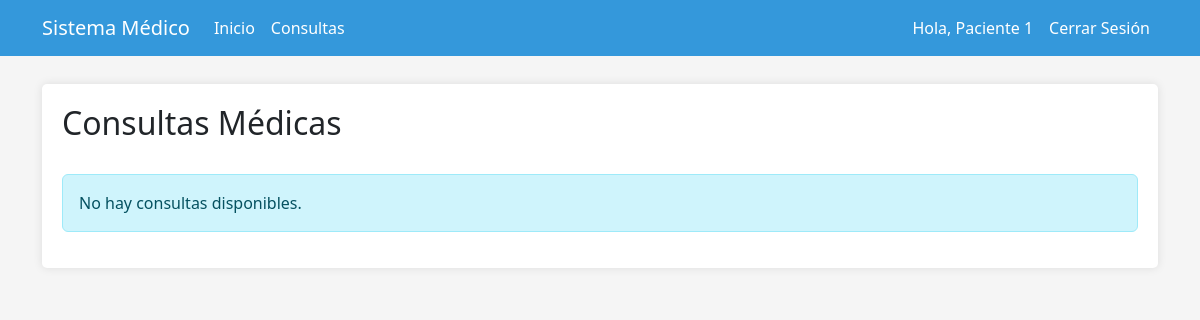
Before: /consultas/ (signed in) with the older database file.
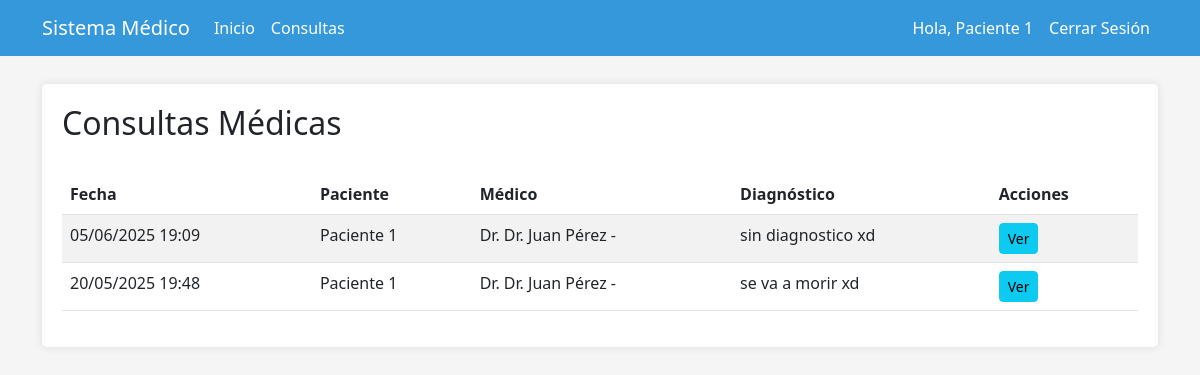
After: the same page with the newer database file.
### medical/models.py (models this page shows, shortened)
class Usuario(AbstractUser):
    ROLES = (
        ('paciente', 'Paciente'),
        ('medico', 'Médico'),
        ('administrador', 'Administrador'),
    )
    username = models.CharField(max_length=150, blank=True, null=True)
    first_name = None
    last_name = None
    nombre = models.CharField(max_length=255)
    email = models.EmailField(unique=True)
    fecha_nacimiento = models.DateField(null=True, blank=True)  # Hacemos este campo opcional
    telefono = models.CharField(max_length=15, blank=True, null=True)
    rol = models.CharField(max_length=15, choices=ROLES, default='administrador')  # Valor por defecto
    objects = UsuarioManager()
    USERNAME_FIELD = 'email'
    REQUIRED_FIELDS = ['nombre']  # Eliminamos 'rol' de los campos requeridos

class Consulta(models.Model):
    paciente = models.ForeignKey(Paciente, on_delete=models.CASCADE, related_name='consultas')
    medico = models.ForeignKey(Medico, on_delete=models.CASCADE, related_name='consultas')
    fecha = models.DateTimeField(default=timezone.now)
    duracion = models.IntegerField(help_text="Duración en minutos", null=True, blank=True)
    sintomas = models.TextField(blank=True, null=True)
    observaciones = models.TextField(blank=True, null=True)
    diagnostico = models.TextField(blank=True, null=True)

class Paciente(models.Model):
    usuario = models.OneToOneField(Usuario, on_delete=models.CASCADE, related_name='perfil_paciente')
    alergias = models.TextField(blank=True, null=True)
    enfermedades_previas = models.TextField(blank=True, null=True)
    tratamientos_actuales = models.TextField(blank=True, null=True)
    condiciones_heredadas = models.TextField(blank=True, null=True)
    contacto_emergencia = models.CharField(max_length=255, blank=True, null=True)
    medico_asignado = models.ForeignKey(Medico, on_delete=models.SET_NULL, null=True, blank=True, related_name='pacientes')
    ultima_consulta = models.DateTimeField(blank=True, null=True)
    seguimiento = models.TextField(blank=True, null=True)
    def __str__(self):
        return f"{self.usuario.nombre}"

class Medico(models.Model):
    usuario = models.OneToOneField(Usuario, on_delete=models.CASCADE, related_name='perfil_medico')
    especialidad = models.CharField(max_length=255)
    numero_licencia = models.CharField(max_length=50, unique=True)
    def __str__(self):
        return f"Dr. {self.usuario.nombre} - {self.especialidad}"

### medical/views.py (the view)
# urls.py: path('consultas/', views.consulta_list, name='consulta_list'),
@login_required
def consulta_list(request):
    if request.user.rol == 'medico':
        try:
            medico = Medico.objects.get(usuario=request.user)
            consultas = Consulta.objects.filter(medico=medico).order_by('-fecha')
        except Medico.DoesNotExist:
            consultas = []
    elif request.user.rol == 'paciente':
        try:
            paciente = Paciente.objects.get(usuario=request.user)
            consultas = Consulta.objects.filter(paciente=paciente).order_by('-fecha')
        except Paciente.DoesNotExist:
            consultas = []
    elif request.user.rol == 'administrador' or request.user.is_staff:
        consultas = Consulta.objects.all().order_by('-fecha')
    else:
        consultas = []
    return render(request, 'medical/consulta_list.html', {'consultas': consultas})

### medical/templates/medical/consulta_list.html (shortened to what this page needs)
{% extends 'medical/base.html' %}
{% block content %}
    <div class="d-flex justify-content-between align-items-center mb-4">
        <h2>Consultas Médicas</h2>
    </div>
    {% if consultas %}
        <div class="table-responsive">
            <table class="table table-striped table-hover">
                <thead>
                    <tr>
                        <th>Fecha</th>
                        <th>Paciente</th>
                        <th>Médico</th>
                        <th>Diagnóstico</th>
                        <th>Acciones</th>
                    </tr>
                </thead>
                <tbody>
                    {% for consulta in consultas %}
                        <tr>
                            <td>{{ consulta.fecha|date:"d/m/Y H:i" }}</td>
                            <td>{{ consulta.paciente }}</td>
                            <td>{{ consulta.medico }}</td>
                            <td>{{ consulta.diagnostico|truncatechars:50 }}</td>
                            <td>
                                <a href="{% url 'consulta_detail' pk=consulta.pk %}" class="btn btn-sm btn-info">Ver</a>
                            </td>
                        </tr>
                    {% endfor %}
                </tbody>
            </table>
        </div>
    {% else %}
        <div class="alert alert-info">No hay consultas disponibles.</div>
    {% endif %}
{% endblock %}

### medical/templates/medical/base.html (shortened to what this page needs)
<!DOCTYPE html>
<html lang="es">
<head>
    <link href="https://cdn.jsdelivr.net/npm/bootstrap@5.3.0/dist/css/bootstrap.min.css" rel="stylesheet">
</head>
<body>
    <nav class="navbar navbar-expand-lg navbar-dark fixed-top">
        <div class="container">
            <a class="navbar-brand" href="{% url 'index' %}">Sistema Médico</a>
            <div class="collapse navbar-collapse" id="navbarNav">
                <ul class="navbar-nav">
                    <li class="nav-item">
                        <a class="nav-link" href="{% url 'index' %}">Inicio</a>
                    </li>
                    {% if user.is_authenticated %}
                        <li class="nav-item">
                            <a class="nav-link" href="{% url 'consulta_list' %}">Consultas</a>
                        </li>
                    {% endif %}
                </ul>
                <ul class="navbar-nav ms-auto">
                    {% if user.is_authenticated %}
                        <li class="nav-item">
                            <span class="nav-link">Hola, {{ user.nombre }}</span>
                        </li>
                        <li class="nav-item">
                            <a class="nav-link" href="{% url 'logout' %}">Cerrar Sesión</a>
                        </li>
                    {% else %}
                        <li class="nav-item">
                            <a class="nav-link" href="{% url 'login' %}">Iniciar Sesión</a>
                        </li>
                    {% endif %}
                </ul>
            </div>
        </div>
    </nav>
    <div class="container mt-4">
        <div class="content">
            {% block content %}
            {% endblock %}
        </div>
    </div>
</body>
</html>

### medical/templates/medical/base.html (style rules this page uses)
body { padding-top: 60px; padding-bottom: 40px; background-color: #f5f5f5; }
.navbar { background-color: #3498db; }
.navbar-brand, .navbar-nav .nav-link { color: #fff; }
.content { background-color: #fff; padding: 20px; border-radius: 5px; box-shadow: 0 0 10px rgba(0,0,0,0.1); }

Changed rows visible on the page:
added Consulta: fecha "05/06/2025 19:09", paciente "Paciente 1", medico "Dr. Dr. Juan Pérez -", diagnostico "sin diagnostico xd"
added Consulta: fecha "20/05/2025 19:48", paciente "Paciente 1", medico "Dr. Dr. Juan Pérez -", diagnostico "se va a morir xd"
Other visible differences:
text no longer shown: "No hay consultas disponibles."
text now shown: "Fecha Paciente Médico Diagnóstico Acciones"
